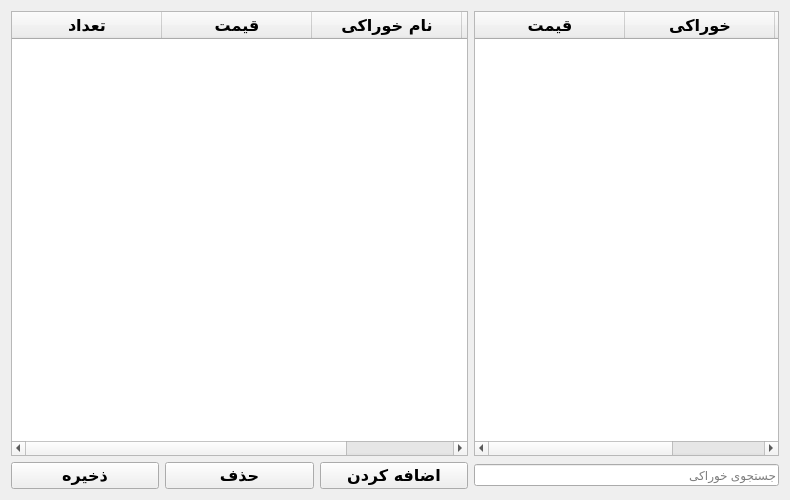
<?xml version="1.0" encoding="UTF-8"?>
<ui version="4.0">
 <class>Form</class>
 <widget class="QWidget" name="Form">
  <property name="geometry">
   <rect>
    <x>0</x>
    <y>0</y>
    <width>790</width>
    <height>500</height>
   </rect>
  </property>
  <property name="minimumSize">
   <size>
    <width>790</width>
    <height>500</height>
   </size>
  </property>
  <property name="maximumSize">
   <size>
    <width>790</width>
    <height>500</height>
   </size>
  </property>
  <property name="windowTitle">
   <string>Form</string>
  </property>
  <layout class="QHBoxLayout" name="horizontalLayout">
   <item>
    <layout class="QGridLayout" name="gridLayout" columnstretch="3,0,2">
     <item row="1" column="0">
      <layout class="QGridLayout" name="gridLayout_2">
       <item row="0" column="0">
        <widget class="QPushButton" name="saveBtn">
         <property name="font">
          <font>
           <family>B Nazanin</family>
           <pointsize>12</pointsize>
           <bold>true</bold>
          </font>
         </property>
         <property name="text">
          <string>ذخیره</string>
         </property>
        </widget>
       </item>
       <item row="0" column="2">
        <widget class="QPushButton" name="addBtn">
         <property name="font">
          <font>
           <family>B Nazanin</family>
           <pointsize>12</pointsize>
           <bold>true</bold>
          </font>
         </property>
         <property name="text">
          <string>اضافه کردن</string>
         </property>
        </widget>
       </item>
       <item row="0" column="1">
        <widget class="QPushButton" name="deleteBtn">
         <property name="font">
          <font>
           <family>B Nazanin</family>
           <pointsize>12</pointsize>
           <bold>true</bold>
          </font>
         </property>
         <property name="text">
          <string>حذف</string>
         </property>
        </widget>
       </item>
      </layout>
     </item>
     <item row="1" column="2">
      <widget class="QLineEdit" name="searchInput">
       <property name="placeholderText">
        <string>جستجوی خوراکی</string>
       </property>
      </widget>
     </item>
     <item row="0" column="0">
      <widget class="QTableWidget" name="selectedTable">
       <property name="font">
        <font>
         <family>B Nazanin</family>
         <pointsize>12</pointsize>
         <bold>true</bold>
        </font>
       </property>
       <property name="editTriggers">
        <set>QAbstractItemView::NoEditTriggers</set>
       </property>
       <attribute name="horizontalHeaderMinimumSectionSize">
        <number>150</number>
       </attribute>
       <column>
        <property name="text">
         <string>تعداد</string>
        </property>
       </column>
       <column>
        <property name="text">
         <string>قیمت</string>
        </property>
       </column>
       <column>
        <property name="text">
         <string>نام خوراکی</string>
        </property>
       </column>
       <column>
        <property name="text">
         <string>snack_id</string>
        </property>
       </column>
      </widget>
     </item>
     <item row="0" column="2">
      <widget class="QTableWidget" name="snackTable">
       <property name="font">
        <font>
         <family>B Nazanin</family>
         <pointsize>12</pointsize>
         <bold>true</bold>
        </font>
       </property>
       <property name="editTriggers">
        <set>QAbstractItemView::NoEditTriggers</set>
       </property>
       <attribute name="horizontalHeaderMinimumSectionSize">
        <number>150</number>
       </attribute>
       <column>
        <property name="text">
         <string>قیمت</string>
        </property>
       </column>
       <column>
        <property name="text">
         <string>خوراکی</string>
        </property>
       </column>
       <column>
        <property name="text">
         <string>snack_id</string>
        </property>
        <property name="whatsThis">
         <string/>
        </property>
       </column>
      </widget>
     </item>
    </layout>
   </item>
  </layout>
 </widget>
 <resources/>
 <connections/>
</ui>
